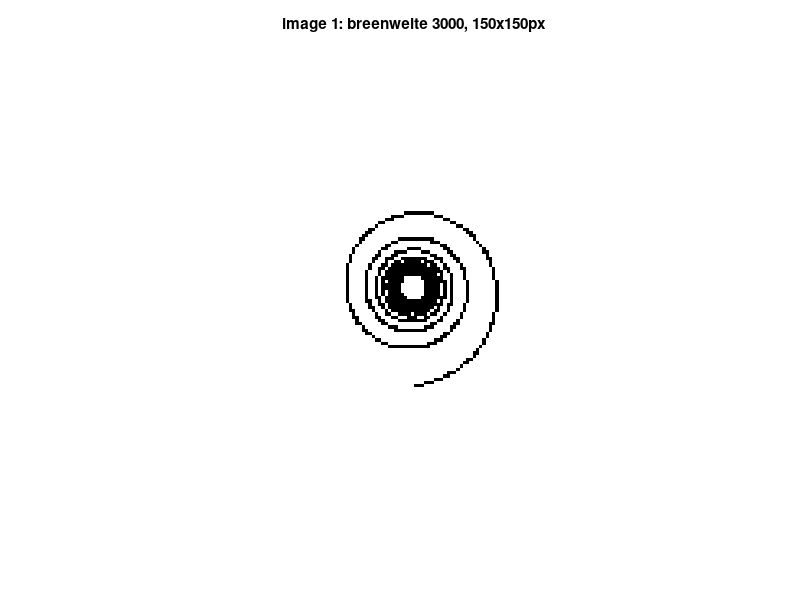
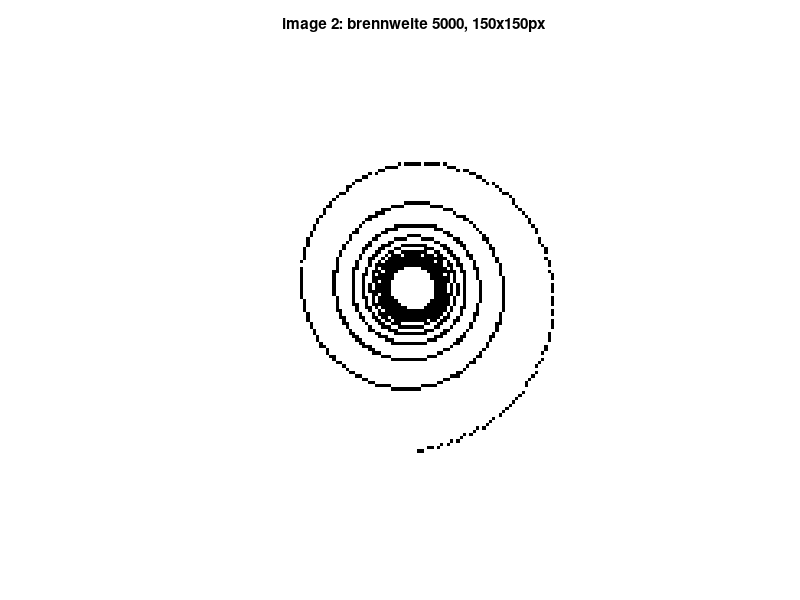
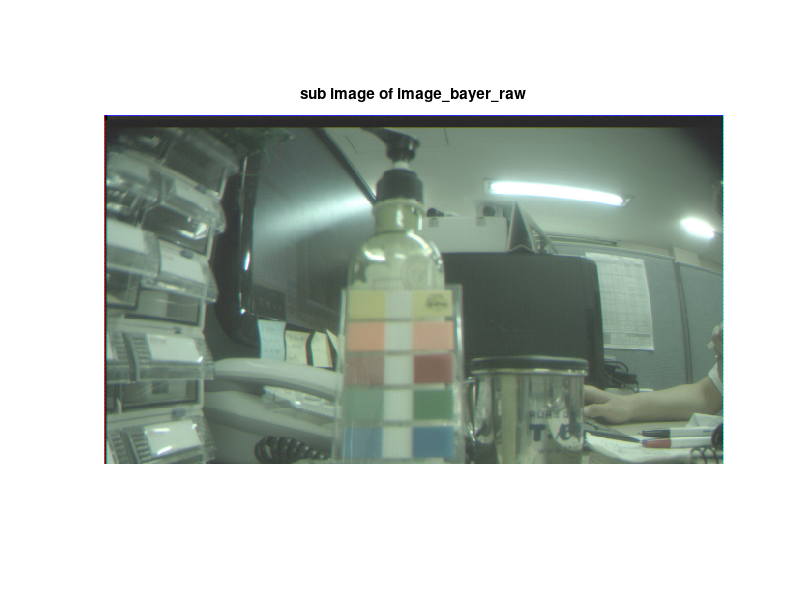

Write MATLAB code to recreate these figures, in order.
%%% clean environment
clear all
clc
close all

%%% Uebung2 %%%

%%% Aufgabe 2: Lochkamera

% Lochkamera
Weltpunkte = load('pointdata_3d.csv');

% Flaeche der Lochkamera-Fotoleinwand: 200x200
breite = 150;
hoehe  = 150;

% 2 Brennweiten
brennweite1 = 3000;
brennweite2 = 5000;

WPx = Weltpunkte(1,:);
WPy = Weltpunkte(2,:);
WPz = Weltpunkte(3,:);

Bildpunkte1 = [ WPx.*brennweite1./WPz ;
                WPy.*brennweite1./WPz ];

Bildpunkte2 = [ WPx.*brennweite2./WPz ;
                WPy.*brennweite2./WPz ];

Bildpunkte1(1,:) = Bildpunkte1(1,:) + breite/2.0;
Bildpunkte1(2,:) = Bildpunkte1(2,:) + hoehe/2.0;
Bildpunkte1 = uint8(Bildpunkte1);

Bildpunkte2(1,:) = Bildpunkte2(1,:) + breite/2.0;
Bildpunkte2(2,:) = Bildpunkte2(2,:) + hoehe/2.0;
Bildpunkte2 = uint8(Bildpunkte2);

img1 = ones(breite,hoehe);
img2 = ones(breite,hoehe);

for koord = Bildpunkte1
    if (koord(1) >= 0 && koord(1) <= breite && koord(2) >= 0 && koord(2) <= hoehe)
        img1(koord(2),koord(1)) = 0;
    end
end

for koord = Bildpunkte2
    if (koord(1) >= 0 && koord(1) <= breite && koord(2) >= 0 && koord(2) <= hoehe)
        img2(koord(2),koord(1)) = 0;
    end
end

%img1 = logical(img1);
%img2 = logical(img2);

% show image in a window
figure('NumberTitle','off','Name','sub image bayer raw');
hold on
imshow(img1);
title('image 1: breenweite 3000, 150x150px')

% show image in a window
figure('NumberTitle','off','Name','image 2');
hold on
imshow(img2);
title('image 2: brennweite 5000, 150x150px')

%%% Aufgabe 3

A = importdata('image_bayer_raw.csv');
imgRaw = uint8(A(:,1:1282));
%imgRGB = demosaic(imgRaw,'gbrg'); % scheint ein guter Filter zu sein...

% Bayer-Filter
G = imgRaw(2:2:721,2:2:1282);
B = imgRaw(1:2:720,2:2:1282);
R = imgRaw(2:2:721,1:2:1282); 

% Bild zusammenbauen
imgRGB(:,:,1) = R;
imgRGB(:,:,2) = G;
imgRGB(:,:,3) = B;

% Unterbild bestimmen
subimgRGB = imgRGB(180:260,350:440,:);

% show image in a window
figure('NumberTitle','off','Name','sub image bayer raw');
hold on
imshow(imgRGB);
%imshow(subimgRGB);
title('sub image of image\_bayer\_raw')
